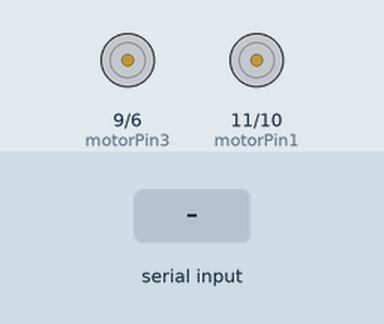
This sketch was run on a simulated Arduino Uno, built with avr-gcc and run on an emulated ATmega328P. On the bench: motor-driver pin pairs drawn as motors (green arrow = first pin HIGH = forward, orange = second pin HIGH = backward, longer = more drive). The inputs (shaded band) are chosen by the test bench.

Above: at 1.2 s.
1.3 s: "F" received over Serial
At 1.8 s:
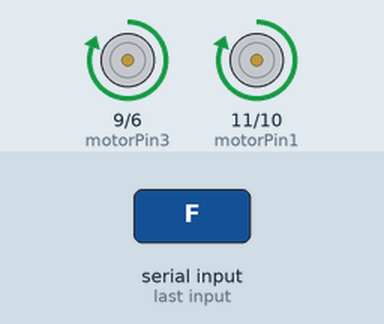
2.8 s: "B" received over Serial
At 4.0 s:
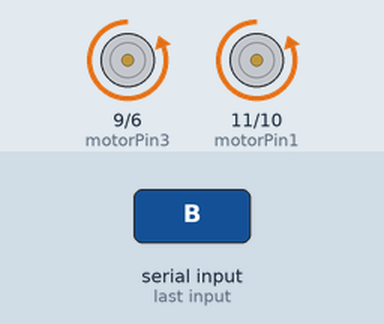
4.3 s: "L" received over Serial
At 5.3 s:
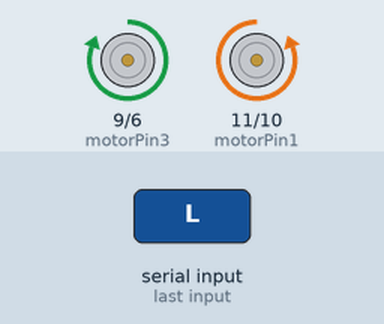
5.8 s: "R" received over Serial
At 6.4 s:
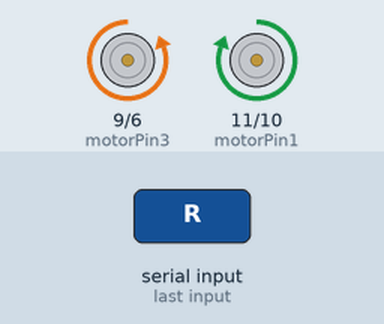
7.3 s: "S" received over Serial
At 7.6 s:
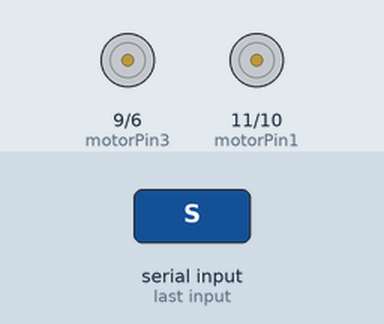
Timing chart, 0 to 9.8 s (numbered marks = the images above; inputs shaded):
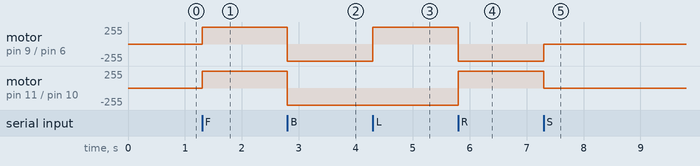

The sketch:

bluetooth_car.ino
```cpp
// Define motor control pins
const int motorPin1 = 11;  // IN1
const int motorPin2 = 10;  // IN2
const int motorPin3 = 9;   // IN3
const int motorPin4 = 6;   // IN4

char command = ' ';

void setup() {
  Serial.begin(9600);  // Start serial communication at 9600 bps

  // Initialize motor control pins as outputs
  pinMode(motorPin1, OUTPUT);
  pinMode(motorPin2, OUTPUT);
  pinMode(motorPin3, OUTPUT);
  pinMode(motorPin4, OUTPUT);
}

void loop() {
  if (Serial.available() > 0) { // Check if data is available to read
    command = Serial.read();    // Read the incoming data

    switch (command) {
      case 'F':  // Move forward
        moveForward();
        break;

      case 'B':  // Move backward
        moveBackward();
        break;

      case 'L':  // Turn left
        turnLeft();
        break;

      case 'R':  // Turn right
        turnRight();
        break;

      case 'S':  // Stop
        stopMotors();
        break;
    }
  }
}

// Function to move forward
void moveForward() {
  digitalWrite(motorPin1, HIGH);
  digitalWrite(motorPin2, LOW);
  digitalWrite(motorPin3, HIGH);
  digitalWrite(motorPin4, LOW);
}

// Function to move backward
void moveBackward() {
  digitalWrite(motorPin1, LOW);
  digitalWrite(motorPin2, HIGH);
  digitalWrite(motorPin3, LOW);
  digitalWrite(motorPin4, HIGH);
}

// Function to turn left
void turnLeft() {
  digitalWrite(motorPin1, LOW);
  digitalWrite(motorPin2, HIGH);
  digitalWrite(motorPin3, HIGH);
  digitalWrite(motorPin4, LOW);
}

// Function to turn right
void turnRight() {
  digitalWrite(motorPin1, HIGH);
  digitalWrite(motorPin2, LOW);
  digitalWrite(motorPin3, LOW);
  digitalWrite(motorPin4, HIGH);
}

// Function to stop the motors
void stopMotors() {
  digitalWrite(motorPin1, LOW);
  digitalWrite(motorPin2, LOW);
  digitalWrite(motorPin3, LOW);
  digitalWrite(motorPin4, LOW);
}
```

Measured:
- after the input at 1.3 s, motor on pin 9 (motorPin3) / pin 6 (motorPin4), motor on pin 11 (motorPin1) / pin 10 (motorPin2): stopped → forward 255/255 at once
- after the input at 2.8 s, motor on pin 9 (motorPin3) / pin 6 (motorPin4), motor on pin 11 (motorPin1) / pin 10 (motorPin2): forward 255/255 → backward 255/255 at once
- after the input at 4.3 s, motor on pin 9 (motorPin3) / pin 6 (motorPin4): backward 255/255 → forward 255/255 at once
- after the input at 5.8 s, motor on pin 9 (motorPin3) / pin 6 (motorPin4): forward 255/255 → backward 255/255 at once; motor on pin 11 (motorPin1) / pin 10 (motorPin2): backward 255/255 → forward 255/255 at once
- after the input at 7.3 s, motor on pin 9 (motorPin3) / pin 6 (motorPin4): backward 255/255 → stopped at once; motor on pin 11 (motorPin1) / pin 10 (motorPin2): forward 255/255 → stopped at once
